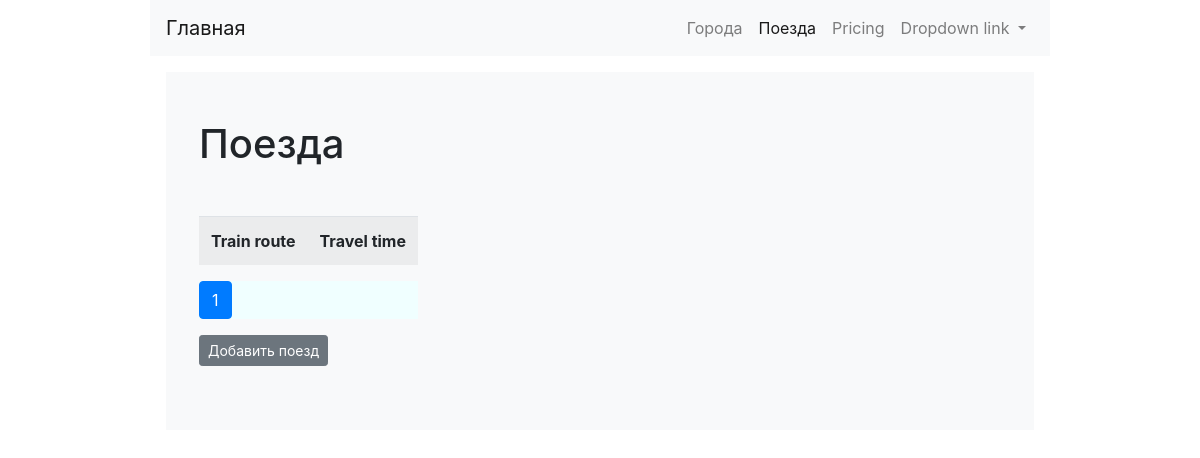
The page /trains/ on the database as committed earlier.
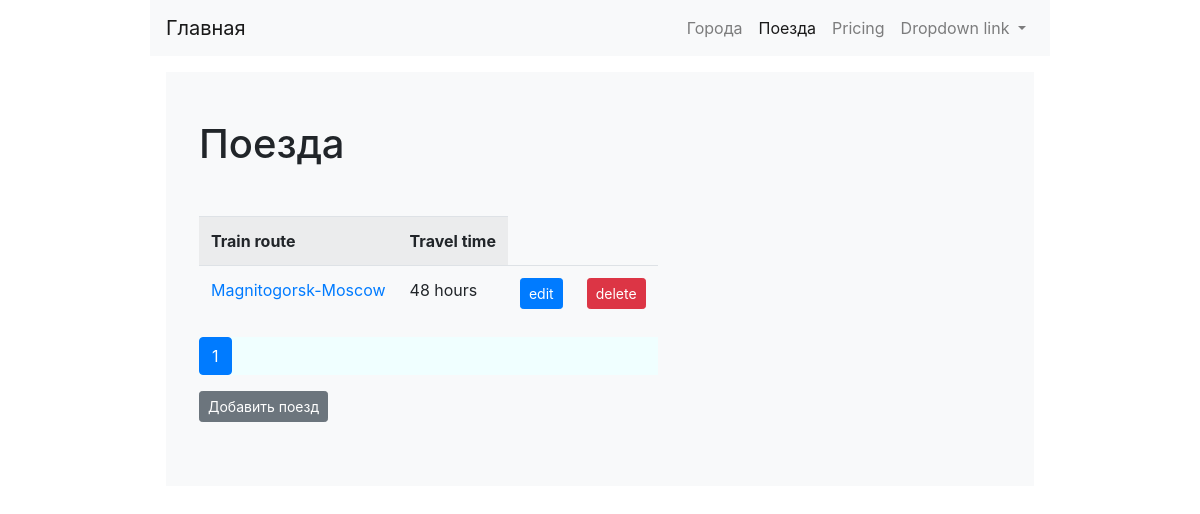
The same page on the database as committed later.
### trains/models.py (models this page shows, shortened)
class Train(models.Model):
    name = models.CharField(max_length=100, unique=True, verbose_name='Номер Поезда')
    from_city = models.ForeignKey(City, on_delete=models.CASCADE, verbose_name='Откуда', related_name='from_city')
    to_city = models.ForeignKey(City, on_delete=models.CASCADE, verbose_name='Куда', related_name='to_city')
    travel_time = models.IntegerField(verbose_name='Время в пути')
    class Meta:
        verbose_name = 'Поезд'
        verbose_name_plural = 'Поезда'
        ordering = ['name']

### cities/models.py (models this page shows)
class City(models.Model):
    name = models.CharField(max_length=100, unique=True, verbose_name='Город')
    def __str__(self):
        return self.name
    class Meta:
        verbose_name = 'Город'
        verbose_name_plural = 'Города'
        ordering = ['name']

### trains/views.py (the view)
# urls.py: 2. Add a URL to urlpatterns:  path('', views.home, name='home')
def home(request):
    trains = Train.objects.all()
    paginator = Paginator(trains, 4)
    page = request.GET.get('page')
    trains = paginator.get_page(page)
    return render(request,'trains/home.html',  {'object_list':trains})

### trains/templates/trains/home.html (shortened to what this page needs)
{% extends 'base.html'%}
{%block content%}
<div class="position-relative overflow-hidden m-md-3 text-center bg-light">
    <div class=" p-lg-5">
        <div class="row">
            <div class='text-left'>
                <h1 class="mb-5">Поезда</h1>
                <table class="table table-striped">
                    <tbody>
                        <tr>
                            <th>Train route</th>
                            <th>Travel time</th>
                          </tr>
                        <tr>
                        {% for object in object_list %}
                            <td><a href='{% url "train:detail" pk=object.pk%}'>{{object.from_city}}-{{object.to_city}}</a></td>
                            <td>{{object.travel_time}} hours</td>
                            <td><a href='{% url "train:update" pk=object.pk%}'><button type="button" class="btn btn-primary btn-sm">edit</button></a></td>
                            <td><a href='{% url "train:delete" pk=object.pk%}'><button type="button" class="btn btn-danger btn-sm">delete</button></a></td>
                        </tr>
                        {% endfor %}
                    </tbody>
                </table>
                <nav aria-label="...">
                    <ul class="pagination">
                      <li class="page-item active">
                        <span class="page-link">
                            {{ object_list.number }}
                        </span>
                      </li>
                    </ul>
                    </nav>
                <p><a href="{% url 'train:add'%}"><button type="button" class="btn btn-secondary btn-sm">Добавить поезд</button></a></p>
            </div>
        </div>
    </div>
</div>
{% endblock%}

Rows that differ between the two databases and show on the page:
added Train: from_city "Magnitogorsk", to_city "Moscow", travel_time "48"
